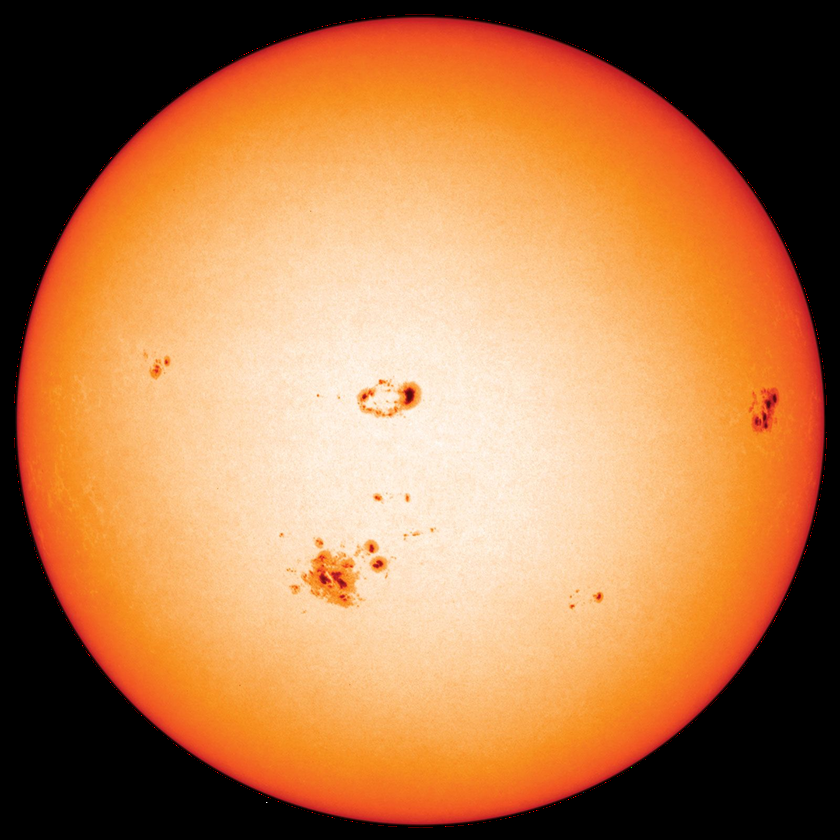
//> input picture Image_Generation/base_images/sun.png, 840 x 840 px, shrunk from 1600 x 1600 before the run
$ ./CB_detect_v5_backup ../../../../Image_Generation/base_images/sun.png   (built with g++ and OpenCV 4)
//> lines starting //> are read from the running program, lines starting //| are printed output that depends on the picture; after the words box and inside, x2 and y2 are one past the last pixel; in counts of white or black regions, pixels touching at a corner belong together
#include <opencv2/opencv.hpp>
#include <iostream>
#include <chrono>
#include <vector>
#include <cmath>
#include <limits>
#include <random>

// PARAMETERS
// binary threshold, for black or white
constexpr int BIN_THRESH = 80;

// sun apparent radius bounds (pixels), can probably be changed to a single fixed size since when viewed from the earth it shouldn;t change much.
constexpr float R_MIN  = 100.0f;
constexpr float R_MAX  = 300.0f;
constexpr float R_STEP = 1.0f;

// alge
constexpr int MIN_ALG_PT_NEEDED = 20;

// curvature filtering
constexpr int CURVATURE_K = 5;
constexpr float CURVATURE_MIN_ANGLE = 0.25f;
constexpr double MAX_RMS_RADIAL_ERROR_PX = 2.0;
constexpr int MIN_ARC_PTS = 6;
constexpr float MIN_ARC_COVERAGE_DEG = 30.0f;

// ================= RANSAC CIRCLE FIT PARAMETERS =================

// Maximum RANSAC iterations
constexpr int RANSAC_MAX_ITERS = 300;

// Inlier distance threshold (pixels)
constexpr float RANSAC_INLIER_THRESH_PX = 2.0f;

// Minimum number of inliers to accept a circle
constexpr int RANSAC_MIN_INLIERS = 10;

// Maximum allowed RMS radial error after RANSAC
constexpr float RANSAC_MAX_RMS_ERROR_PX = 2.0f;

// Random seed for reproducibility
constexpr unsigned int RANSAC_SEED = 42;

constexpr float RANSAC_EARLY_EXIT_RMS = 10.0f;   // px (start with 0.5–1.0)
constexpr float RANSAC_EARLY_INLIER_RATIO = 0.5f; // 70% of points


// extract arc points from curved contour, and split by sign
void extractCurvedArcPointsBySign(
    const std::vector<cv::Point>& contour,
    std::vector<cv::Point2f>& arcPos,
    std::vector<cv::Point2f>& arcNeg
) {
    arcPos.clear();
    arcNeg.clear();

    int n = (int)contour.size();
    const float COS_THRESH = std::cos(CURVATURE_MIN_ANGLE);

    for (int i = CURVATURE_K; i < n - CURVATURE_K; ++i) {
        cv::Point2f p0 = contour[i - CURVATURE_K];
        cv::Point2f p1 = contour[i];
        cv::Point2f p2 = contour[i + CURVATURE_K];

        cv::Point2f v1 = p1 - p0;
        cv::Point2f v2 = p2 - p1;

        float mag = cv::norm(v1) * cv::norm(v2);

        if (mag < 1e-6f) continue;

        float cosAng = v1.dot(v2) / mag;
        cosAng = std::clamp(cosAng, -1.f, 1.f);

        // reject straight edges
        if (cosAng > COS_THRESH) continue;

        // curvature sign (2D cross product)
        float cross = v1.x * v2.y - v1.y * v2.x;

        if (cross > 0) {
            arcPos.push_back(p1);
        }
        else{
            arcNeg.push_back(p1);
        }
    }
}


double computeRmsError(
    const std::vector<cv::Point2f>& pts,
    const cv::Point2f& center,
    float radius
) {
    double err = 0.0;
    for (const auto& p : pts) {
        double dx = p.x - center.x;
        double dy = p.y - center.y;
        double d = std::sqrt(dx * dx + dy * dy);
        double e = d - radius;
        err += e * e;
    }
    return std::sqrt(err / pts.size());
}


// check for min arc points
bool hasMinimumArcPoints(
    const std::vector<cv::Point2f>& arcPts,
    int minPts
) {
    return (int)arcPts.size() >= minPts;
}


// compute angular arc coverage by arc points
float computeArcCoverageDegrees(
    const std::vector<cv::Point2f>& arcPts,
    const cv::Point2f& center
) {
    if (arcPts.size() < 2) return 0.0f;

    std::vector<float> angles;
    angles.reserve(arcPts.size());

    // convert arc points to angles
    for (const auto& p : arcPts) {
        float a = std::atan2(p.y - center.y, p.x - center.x);
        angles.push_back(a);
    }

    std::sort(angles.begin(), angles.end());

    // find largest gap between consecutive angles
    float maxGap = 0.0f;
    for (size_t i = 1; i < angles.size(); ++i) {
        maxGap = std::max(maxGap, angles[i] - angles[i - 1]);
    }

    // wrap-around gap (last to first)
    float wrapGap = (angles.front() + 2.0f * (float)CV_PI) - angles.back();
    maxGap = std::max(maxGap, wrapGap);

    // coverage = full circle minus largest empty gap
    float coverageRad = 2.0f * (float)CV_PI - maxGap;

    // convert to degrees
    return coverageRad * 180.0f / (float)CV_PI;
}


// algebraic fit, force fit all point in set to a circle
bool algebraicCircleFit(
    const std::vector<cv::Point2f>& pts,
    cv::Point2f& center,
    float& radius
) {
    int n = (int)pts.size();
    if (n < MIN_ALG_PT_NEEDED) return false;

    double sumX = 0, sumY = 0;
    double sumX2 = 0, sumY2 = 0;
    double sumXY = 0;
    double sumX3 = 0, sumY3 = 0;
    double sumX1Y2 = 0, sumX2Y1 = 0;

    for (const auto& p : pts) {
        double x = p.x;
        double y = p.y;
        double x2 = x * x;
        double y2 = y * y;

        sumX += x;
        sumY += y;
        sumX2 += x2;
        sumY2 += y2;
        sumXY += x * y;
        sumX3 += x2 * x;
        sumY3 += y2 * y;
        sumX1Y2 += x * y2;
        sumX2Y1 += x2 * y;
    }

    double C = n * sumX2 - sumX * sumX;
    double D = n * sumXY - sumX * sumY;
    double E = n * sumY2 - sumY * sumY;
    double G = 0.5 * (n * (sumX3 + sumX1Y2) - sumX * (sumX2 + sumY2));
    double H = 0.5 * (n * (sumY3 + sumX2Y1) - sumY * (sumX2 + sumY2));

    double denom = C * E - D * D;

    if (std::abs(denom) < 1e-8) return false;

    double cx = (G * E - D * H) / denom;
    double cy = (C * H - D * G) / denom;

    center = cv::Point2f((float)cx, (float)cy);

    double r = 0;
    for (const auto& p : pts) {
        double dx = p.x - cx;
        double dy = p.y - cy;
        r += std::sqrt(dx * dx + dy * dy);
    }

    radius = float(r / n);
    return true;
}


bool ransacCircleFit(
    const std::vector<cv::Point2f>& pts,
    cv::Point2f& bestCenter,
    float& bestRadius,
    float& bestRMS
) {
    if (pts.size() < 3) return false;

    std::mt19937 rng(RANSAC_SEED);
    std::uniform_int_distribution<int> dist(0, (int)pts.size() - 1);

    int rejectedRadius = 0;
    int rejectedInliers = 0;
    int validHypotheses = 0;


    int bestInliers = 0;
    bestRMS = std::numeric_limits<float>::infinity();

    for (int iter = 0; iter < RANSAC_MAX_ITERS; ++iter) {
        int i1 = dist(rng);
        int i2 = dist(rng);
        int i3 = dist(rng);

        if (i1 == i2 || i1 == i3 || i2 == i3)
            continue;

        const auto& p1 = pts[i1];
        const auto& p2 = pts[i2];
        const auto& p3 = pts[i3];


        // ---- compute circle from 3 points ----
        float a = p2.x - p1.x;
        float b = p2.y - p1.y;
        float c = p3.x - p1.x;
        float d = p3.y - p1.y;

        float e = a * (p1.x + p2.x) + b * (p1.y + p2.y);
        float f = c * (p1.x + p3.x) + d * (p1.y + p3.y);
        float g = 2.0f * (a * (p3.y - p2.y) - b * (p3.x - p2.x));

        if (std::abs(g) < 1e-6f) continue; // collinear

        float cx = (d * e - b * f) / g;
        float cy = (a * f - c * e) / g;
        cv::Point2f center(cx, cy);

        float R = cv::norm(center - p1);
        if (R < R_MIN || R > R_MAX) {
            rejectedRadius++;
            continue;
        }

        // ---- count inliers ----
        int inliers = 0;
        double errSum = 0.0;

        for (const auto& p : pts) {
            float d = cv::norm(p - center);
            float err = std::abs(d - R);
            if (err < RANSAC_INLIER_THRESH_PX) {
                inliers++;
                errSum += err * err;
            }
        }

        if (inliers < RANSAC_MIN_INLIERS) {
            rejectedInliers++;
            continue;
        }


        float rms = std::sqrt(errSum / inliers);

        if (inliers > bestInliers ||
            (inliers == bestInliers && rms < bestRMS)) {

            bestInliers = inliers;
            bestCenter = center;
            bestRadius = R;
            bestRMS = rms;
            validHypotheses++;

            // ---------- EARLY EXIT ----------
            float inlierRatio = float(bestInliers) / float(pts.size());

            if (bestRMS <= RANSAC_EARLY_EXIT_RMS &&
                inlierRatio >= RANSAC_EARLY_INLIER_RATIO) {

                std::cout << "[RANSAC] Early exit at iter "
                        << iter
                        << " | RMS=" << bestRMS
                        << " | inliers=" << bestInliers
                        << "\n";
                break;
            }
        }
    }

    std::cout << "\n--- RANSAC INTERNAL DEBUG ---\n";
    std::cout << "Total iterations: " << RANSAC_MAX_ITERS << "\n";
    std::cout << "Valid hypotheses: " << validHypotheses << "\n";
    std::cout << "Rejected by radius: " << rejectedRadius << "\n";
    std::cout << "Rejected by inliers: " << rejectedInliers << "\n";
    std::cout << "Best inliers found: " << bestInliers << "\n";
    std::cout << "Best RMS found: " << bestRMS << "\n";


    return (bestInliers >= RANSAC_MIN_INLIERS &&
            bestRMS <= RANSAC_MAX_RMS_ERROR_PX);
}


// greyscale -> binary(black or white) -> get contour -> get arc points -> select alge or geo mode -> output results.
int main(int argc, char** argv) {
    if (argc < 2) {
        std::cerr << "Usage: ./CB_detect <image>\n";
        return 1;
    }

    int mode;
    std::cout << "Select mode:\n";
    std::cout << "[1] Auto (numbers + final image)\n";
    std::cout << "[2] DEBUG Algebraic (forced)\n";
    std::cout << "[3] DEBUG Geometric (forced)\n";
    std::cout << "Choice: ";
    std::cin >> mode;
//> the answer given: 1

    cv::Scalar hsvLower = cv::Scalar(5,  30, 120);
    cv::Scalar hsvUpper = cv::Scalar(30, 255, 255);

    cv::Mat img = cv::imread(argv[1], cv::IMREAD_COLOR);
//> img is the input picture: 840 rows x 840 cols, CV_8UC3; mean B, G, R 75.1, 121.3, 179.6
    if (img.empty()) return 1;

    auto start = std::chrono::high_resolution_clock::now();

    cv::Mat hsv;
    cv::cvtColor(img, hsv, cv::COLOR_BGR2HSV);
    cv::Mat mask;
    cv::inRange(hsv, hsvLower, hsvUpper, mask);
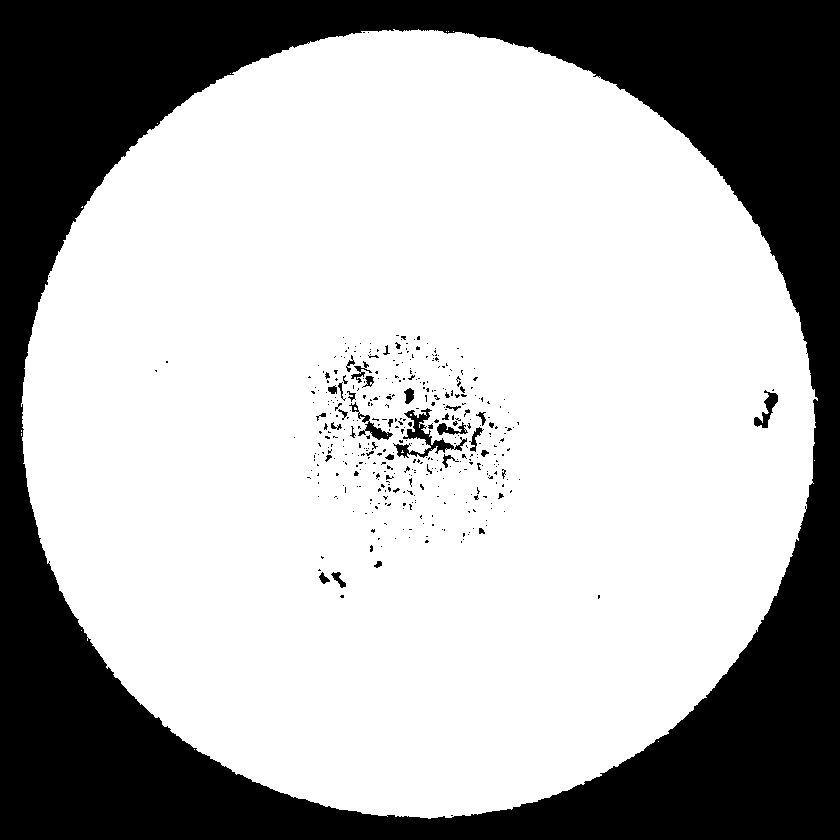
//> mask: 840 rows x 840 cols, CV_8UC1; 68.8% white; 409 black regions (368 under 20 px)

    std::vector<std::vector<cv::Point>> contours;
    cv::findContours(mask, contours, cv::RETR_EXTERNAL, cv::CHAIN_APPROX_SIMPLE);
//> contours = 13 contours, 12 with area under 20; largest, box (x1, y1, x2, y2) and area: (21, 29, 818, 819) 488947

    if (contours.empty()) return 1;

    size_t idx = 0;
    double maxArea = 0;
    for (size_t i = 0; i < contours.size(); ++i) {
        double a = cv::contourArea(contours[i]);
        if (a > maxArea) {
            maxArea = a;
            idx = i;
        }
    }
//> this loop made 13 passes
//> (a, maxArea) on pass 13: (488947, 488947)
//> after the loop, maxArea = 488947; idx = 12

    // arc point containers (used for ALL modes + visualisation)
    std::vector<cv::Point2f> arcPos, arcNeg, arcPts;
    extractCurvedArcPointsBySign(contours[idx], arcPos, arcNeg);
//> in extractCurvedArcPointsBySign, `int n = (int)contour.size();`: n = 1387
//> the loop in extractCurvedArcPointsBySign, `for (int i = CURVATURE_K; i < n - CURVATURE_K; ++i)` made 1377 passes
//> (p0, p1, p2, v1, v2, mag, cosAng, cross) on passes 4, 10: (Point(391, 31), Point(386, 30), Point(377, 31), Point(-5, -1), Point(-9, 1), 46.17, 0.953, -14), (Point(382, 30), Point(361, 31), Point(353, 34), Point(-21, 1), Point(-8, 3), 179.6, 0.952, -55)

    // choose dominant arc
    arcPts = (arcPos.size() > arcNeg.size()) ? arcPos : arcNeg;

    cv::Point2f center;
    float radius = 0.0f;
    bool usedAlgebraic = false;
    double rms_alg = -1.0;
    double rms_geo = -1.0;

    // mode 2: debug forced non-arc algebraic, useful to see if arc point data set was the issue
    if (mode == 2) {
        std::vector<cv::Point2f> contourPts;
        for (const auto& p : contours[idx])
            contourPts.emplace_back(p.x, p.y);

        usedAlgebraic = algebraicCircleFit(contourPts, center, radius);

        std::cout << "[DEBUG ALGEBRAIC – FULL CONTOUR]\n";
        if (usedAlgebraic) {
            rms_alg = computeRmsError(contourPts, center, radius);
            std::cout << "RMS: " << rms_alg << "\n";
        } else {
            std::cout << "Fit failed\n";
        }
    }


    // mode 3: debug forced geometric, compare algebraic and geometric performance.
    else if (mode == 3) {
        std::cout << "[DEBUG GEOMETRIC – ARC RANSAC]\n";
        std::cout << "arcPos: " << arcPos.size()
                << " arcNeg: " << arcNeg.size() << "\n";

        float rms_ransac;
        bool ok = ransacCircleFit(arcPts, center, radius, rms_ransac);

        if (!ok) {
            std::cout << "RANSAC failed on arc points\n";
            return 0;
        }

        rms_geo = rms_ransac;

        std::cout << "RMS (RANSAC): " << rms_geo << " px\n";
        std::cout << "Arc points used: " << arcPts.size() << "\n";
    }


    // mode 1: auto
    else {
        bool success = false;

        // 1. Algebraic on arc
        if (algebraicCircleFit(arcPts, center, radius)) {
//> the loop in algebraicCircleFit, `for (const auto& p : pts)` made 253 passes
//> p on passes 1 to 3: Point(386, 30), Point(361, 31), Point(351, 33)
            rms_alg = computeRmsError(arcPts, center, radius);
//> the loop in computeRmsError, `for (const auto& p : pts)` made 253 passes
            if (radius >= R_MIN && radius <= R_MAX &&
                rms_alg < MAX_RMS_RADIAL_ERROR_PX) {
                usedAlgebraic = true;
                success = true;
            }
        }

        // 2. RANSAC on arc
        if (!success) {
            float rms_ransac;
            if (ransacCircleFit(arcPts, center, radius, rms_ransac)) {
//| Valid hypotheses: 0
//| Rejected by radius: 295
//| Rejected by inliers: 1
//| Best inliers found: 0
//| Best RMS found: inf
                rms_geo = rms_ransac;
                success = true;
            }
        }

        // 3. RANSAC on full contour (last resort)
        if (!success) {
            std::vector<cv::Point2f> contourPts;
            for (const auto& p : contours[idx])
                contourPts.emplace_back(p.x, p.y);
//> this loop made 1387 passes
//> p on passes 1 to 3: Point(393, 29), Point(394, 30), Point(393, 31)

            float rms_ransac;
            if (ransacCircleFit(contourPts, center, radius, rms_ransac)) {
//| Valid hypotheses: 1
//| Rejected by radius: 299
//| Rejected by inliers: 0
//| Best inliers found: 106
//| Best RMS found: 1.1988
                rms_geo = rms_ransac;
                arcPts = contourPts;  // for coverage tests
                success = true;
            }
        }

        if (!success) {
            std::cout << "Rejected: no valid circle found\n";
            return 0;
        }

        // --- validation ---
        if (!hasMinimumArcPoints(arcPts, MIN_ARC_PTS)) {
            std::cout << "Rejected: insufficient arc points\n";
            return 0;
        }

        float arcCoverageDeg = computeArcCoverageDegrees(arcPts, center);
//> the loop in computeArcCoverageDegrees, `for (const auto& p : arcPts)` made 1387 passes
        if (arcCoverageDeg < MIN_ARC_COVERAGE_DEG) {
            std::cout << "Rejected: insufficient arc coverage ("
                    << arcCoverageDeg << " deg)\n";
            return 0;
        }
    }


    auto end = std::chrono::high_resolution_clock::now();
    std::chrono::duration<double, std::milli> t = end - start;

    std::cout << "Processing time: " << t.count() << " ms\n";
    std::cout << "Fit method: " << (usedAlgebraic ? "Algebraic" : "Geometric") << "\n";
    std::cout << "arcPos: " << arcPos.size() << "\n";
//| arcPos: 204
    std::cout << "arcNeg: " << arcNeg.size() << "\n";
//| arcNeg: 253
    std::cout << "arcPts: " << arcPts.size() << "\n";
//| arcPts: 1387
    std::cout << "RMS (" << (usedAlgebraic ? "Algebraic" : "Geometric") << "): " << (usedAlgebraic ? rms_alg : rms_geo) << " px\n";
//| RMS (Geometric): 1.1988 px
    std::cout << "Center: (" << center.x << ", " << center.y << ")\n";
//| Center: (473.94, 346.054)
    std::cout << "Radius: " << radius << "\n";
//| Radius: 297.773

    // visualisation
    cv::Mat out;
    cv::cvtColor(mask, out, cv::COLOR_GRAY2BGR);

    cv::drawContours(out, contours, (int)idx, cv::Scalar(0,255,0), 2);

    for (const auto& p : arcPos) {
        cv::circle(out, p, 3, cv::Scalar(0,0,255), -1);   // red
    }
//> this loop made 204 passes
//> p on passes 1 to 3: Point(345, 36), Point(344, 36), Point(343, 37)
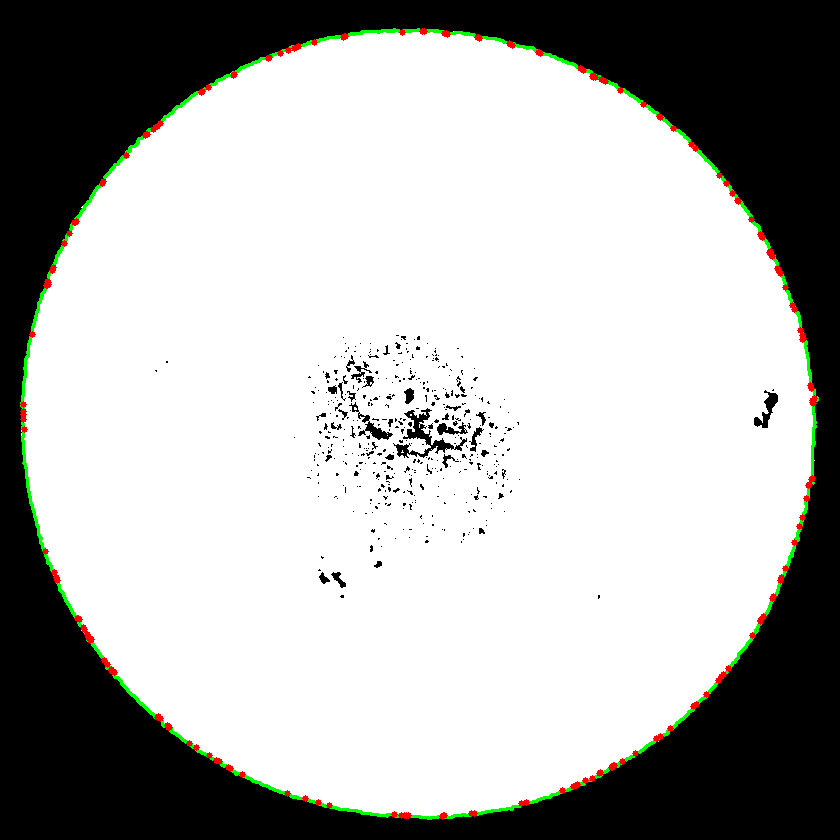
//> out: 840 rows x 840 cols, CV_8UC3; mean B, G, R 172.9, 175.2, 174.4

    for (const auto& p : arcNeg) {
        cv::circle(out, p, 3, cv::Scalar(0,255,255), -1); // yellow
    }
//> this loop made 253 passes
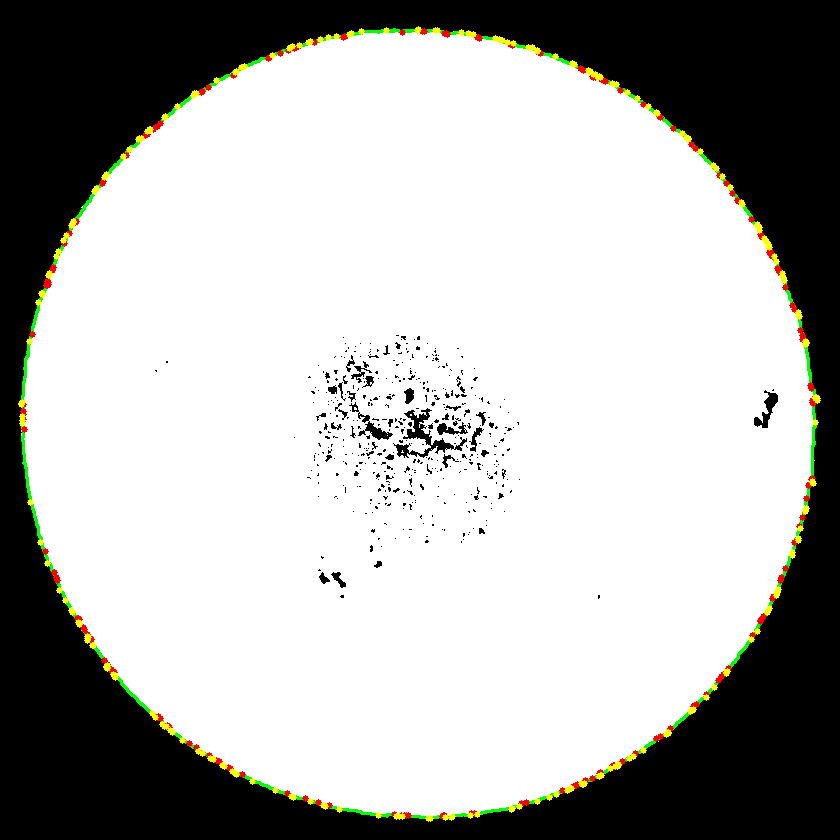
//> out: 840 rows x 840 cols, CV_8UC3; 0.72% of pixels changed, all inside (x1, y1, x2, y2) = (18, 26, 821, 822)

    for (const auto& p : arcPts) {
        cv::circle(out, p, 5, cv::Scalar(255,0,255), -1); // magenta (selected arc)
    }

    cv::circle(out, center, (int)radius, cv::Scalar(255,0,0), 1);

    cv::drawMarker(out, center, cv::Scalar(255,0,0), cv::MARKER_CROSS, 500, 1);
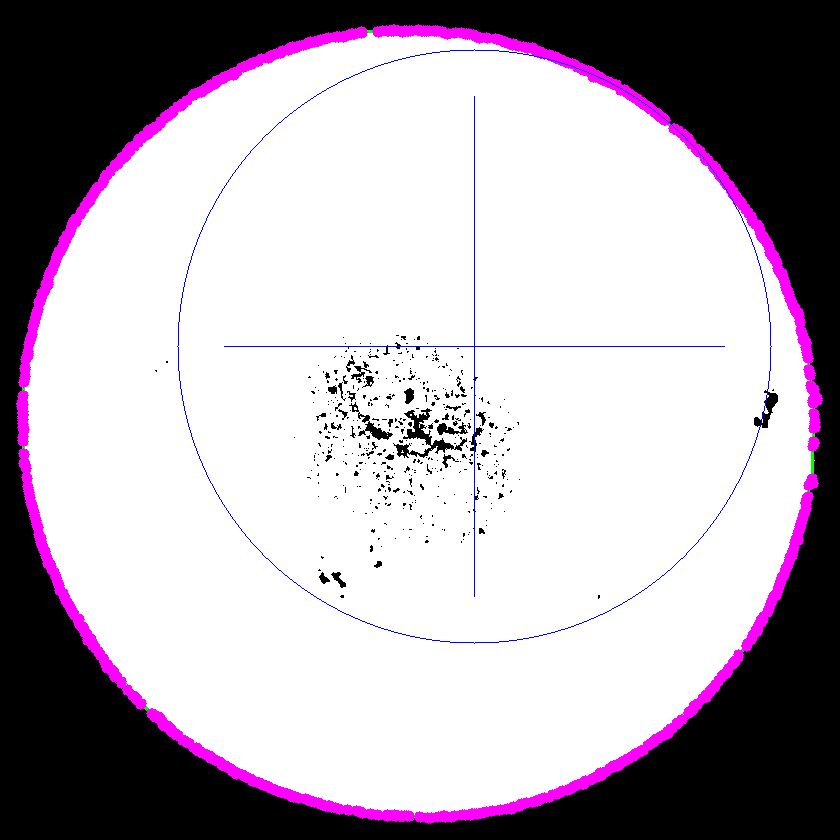
//> out: 840 rows x 840 cols, CV_8UC3; mean B, G, R 179.8, 169.4, 178.8

    cv::imshow(mode == 1 ? "FINAL AUTO": (mode == 2 ? "DEBUG ALGEBRAIC" : "DEBUG GEOMETRIC"), out);

    cv::waitKey(0);
    cv::destroyAllWindows();
    return 0;
}
